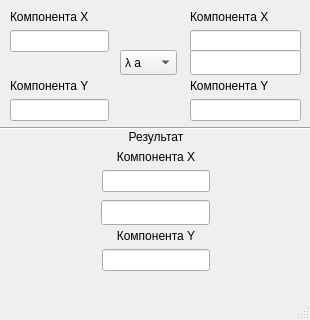
<?xml version="1.0" encoding="UTF-8"?>
<ui version="4.0">
 <class>VectorWindow</class>
 <widget class="QMainWindow" name="VectorWindow">
  <property name="geometry">
   <rect>
    <x>0</x>
    <y>0</y>
    <width>310</width>
    <height>320</height>
   </rect>
  </property>
  <property name="sizePolicy">
   <sizepolicy hsizetype="Fixed" vsizetype="Fixed">
    <horstretch>0</horstretch>
    <verstretch>0</verstretch>
   </sizepolicy>
  </property>
  <property name="minimumSize">
   <size>
    <width>310</width>
    <height>320</height>
   </size>
  </property>
  <property name="maximumSize">
   <size>
    <width>310</width>
    <height>320</height>
   </size>
  </property>
  <property name="windowTitle">
   <string>VectorWindow</string>
  </property>
  <widget class="QWidget" name="centralwidget">
   <widget class="QWidget" name="verticalLayoutWidget_2">
    <property name="geometry">
     <rect>
      <x>190</x>
      <y>10</y>
      <width>111</width>
      <height>111</height>
     </rect>
    </property>
    <layout class="QVBoxLayout" name="secondVector">
     <item>
      <widget class="QLabel" name="x_label_2">
       <property name="whatsThis">
        <string/>
       </property>
       <property name="text">
        <string>Компонента X</string>
       </property>
      </widget>
     </item>
     <item>
      <widget class="QLineEdit" name="x_edit_2"/>
     </item>
     <item>
      <spacer name="verticalSpacer_2">
       <property name="orientation">
        <enum>Qt::Orientation::Vertical</enum>
       </property>
       <property name="sizeHint" stdset="0">
        <size>
         <width>20</width>
         <height>40</height>
        </size>
       </property>
      </spacer>
     </item>
     <item>
      <widget class="QLabel" name="y_label_2">
       <property name="whatsThis">
        <string/>
       </property>
       <property name="text">
        <string>Компонента Y</string>
       </property>
      </widget>
     </item>
     <item>
      <widget class="QLineEdit" name="y_edit_2"/>
     </item>
    </layout>
    <zorder>x_label_2</zorder>
    <zorder>y_label_2</zorder>
    <zorder>x_edit_2</zorder>
    <zorder>y_edit_2</zorder>
    <zorder>verticalSpacer_2</zorder>
   </widget>
   <widget class="QWidget" name="horizontalLayoutWidget_2">
    <property name="geometry">
     <rect>
      <x>10</x>
      <y>130</y>
      <width>291</width>
      <height>141</height>
     </rect>
    </property>
    <layout class="QHBoxLayout" name="horizontalLayout_4">
     <item>
      <spacer name="horizontalSpacer_2">
       <property name="orientation">
        <enum>Qt::Orientation::Horizontal</enum>
       </property>
       <property name="sizeHint" stdset="0">
        <size>
         <width>40</width>
         <height>20</height>
        </size>
       </property>
      </spacer>
     </item>
     <item>
      <layout class="QVBoxLayout" name="resultVector">
       <item>
        <widget class="QLabel" name="result_label">
         <property name="text">
          <string>Результат</string>
         </property>
         <property name="alignment">
          <set>Qt::AlignmentFlag::AlignCenter</set>
         </property>
        </widget>
       </item>
       <item>
        <widget class="QLabel" name="result_x_label">
         <property name="whatsThis">
          <string/>
         </property>
         <property name="text">
          <string>Компонента X</string>
         </property>
         <property name="alignment">
          <set>Qt::AlignmentFlag::AlignCenter</set>
         </property>
        </widget>
       </item>
       <item>
        <widget class="QLineEdit" name="result_x">
         <property name="readOnly">
          <bool>true</bool>
         </property>
        </widget>
       </item>
       <item>
        <spacer name="verticalSpacer_3">
         <property name="orientation">
          <enum>Qt::Orientation::Vertical</enum>
         </property>
         <property name="sizeHint" stdset="0">
          <size>
           <width>20</width>
           <height>40</height>
          </size>
         </property>
        </spacer>
       </item>
       <item>
        <widget class="QLabel" name="result_y_label">
         <property name="whatsThis">
          <string/>
         </property>
         <property name="text">
          <string>Компонента Y</string>
         </property>
         <property name="alignment">
          <set>Qt::AlignmentFlag::AlignCenter</set>
         </property>
        </widget>
       </item>
       <item>
        <widget class="QLineEdit" name="result_y">
         <property name="readOnly">
          <bool>true</bool>
         </property>
        </widget>
       </item>
      </layout>
     </item>
     <item>
      <spacer name="horizontalSpacer">
       <property name="orientation">
        <enum>Qt::Orientation::Horizontal</enum>
       </property>
       <property name="sizeHint" stdset="0">
        <size>
         <width>40</width>
         <height>20</height>
        </size>
       </property>
      </spacer>
     </item>
    </layout>
   </widget>
   <widget class="Line" name="line">
    <property name="geometry">
     <rect>
      <x>0</x>
      <y>120</y>
      <width>321</width>
      <height>16</height>
     </rect>
    </property>
    <property name="orientation">
     <enum>Qt::Orientation::Horizontal</enum>
    </property>
   </widget>
   <widget class="QWidget" name="verticalLayoutWidget">
    <property name="geometry">
     <rect>
      <x>10</x>
      <y>10</y>
      <width>99</width>
      <height>111</height>
     </rect>
    </property>
    <layout class="QVBoxLayout" name="baseVector">
     <item>
      <widget class="QLabel" name="x_label">
       <property name="whatsThis">
        <string/>
       </property>
       <property name="text">
        <string>Компонента X</string>
       </property>
      </widget>
     </item>
     <item>
      <widget class="QLineEdit" name="x_edit"/>
     </item>
     <item>
      <spacer name="verticalSpacer">
       <property name="orientation">
        <enum>Qt::Orientation::Vertical</enum>
       </property>
       <property name="sizeHint" stdset="0">
        <size>
         <width>20</width>
         <height>40</height>
        </size>
       </property>
      </spacer>
     </item>
     <item>
      <widget class="QLabel" name="y_label">
       <property name="whatsThis">
        <string/>
       </property>
       <property name="text">
        <string>Компонента Y</string>
       </property>
      </widget>
     </item>
     <item>
      <widget class="QLineEdit" name="y_edit">
       <property name="text">
        <string/>
       </property>
      </widget>
     </item>
    </layout>
   </widget>
   <widget class="QComboBox" name="operation">
    <property name="geometry">
     <rect>
      <x>120</x>
      <y>50</y>
      <width>57</width>
      <height>25</height>
     </rect>
    </property>
    <property name="styleSheet">
     <string notr="true"/>
    </property>
    <item>
     <property name="text">
      <string>λ a</string>
     </property>
    </item>
    <item>
     <property name="text">
      <string>|A|</string>
     </property>
    </item>
    <item>
     <property name="text">
      <string>+ A</string>
     </property>
    </item>
    <item>
     <property name="text">
      <string>- A</string>
     </property>
    </item>
    <item>
     <property name="text">
      <string>* A</string>
     </property>
    </item>
   </widget>
   <widget class="QLineEdit" name="resultField">
    <property name="enabled">
     <bool>true</bool>
    </property>
    <property name="geometry">
     <rect>
      <x>101</x>
      <y>200</y>
      <width>109</width>
      <height>25</height>
     </rect>
    </property>
    <property name="readOnly">
     <bool>true</bool>
    </property>
   </widget>
   <widget class="QLineEdit" name="constEdit">
    <property name="enabled">
     <bool>true</bool>
    </property>
    <property name="geometry">
     <rect>
      <x>190</x>
      <y>50</y>
      <width>111</width>
      <height>25</height>
     </rect>
    </property>
   </widget>
  </widget>
  <widget class="QMenuBar" name="menubar">
   <property name="geometry">
    <rect>
     <x>0</x>
     <y>0</y>
     <width>310</width>
     <height>22</height>
    </rect>
   </property>
  </widget>
  <widget class="QStatusBar" name="statusbar"/>
 </widget>
 <resources/>
 <connections/>
</ui>
